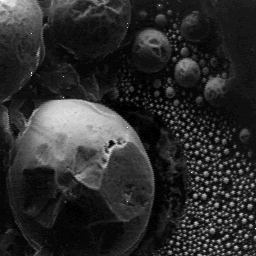
#> input picture Talleres/Taller 5/Punto 2/MEB.png, 256 x 256 px
$ jupyter execute punto2.ipynb
#> lines starting #> are read from the running program, lines starting #| are printed output that depends on the picture
[cell 1]
import cv2
import numpy as np
import matplotlib.pyplot as plt

meb = cv2.imread('MEB.png', cv2.IMREAD_GRAYSCALE)
#> meb is the input picture: shape (256, 256); min 0, max 255, mean 44.3
plt.imshow(meb, cmap='gray')
plt.show()

[cell 2]
from scipy.ndimage import morphological_gradient


mascara3x3 = np.array([[1, 1, 1],
                        [1, 1, 1],
                        [1, 1, 1]]) / 9

mgimage = morphological_gradient(meb, footprint=mascara3x3)
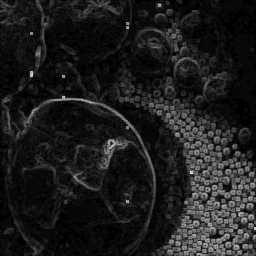
#> mgimage: shape (256, 256); min 0, max 225, mean 28.7
plt.imshow(mgimage, cmap='gray')
plt.show()

[cell 3]
from skimage.filters import sobel


meb_s = sobel(meb)
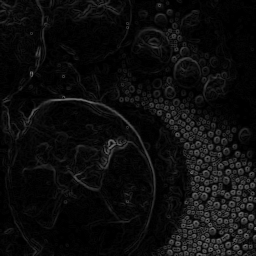
#> meb_s: shape (256, 256) float64; min 0, max 0.453, mean 0.0515

plt.imshow(meb_s, cmap='gray')
plt.show()

[cell 4]
from skimage import exposure

meb_s_eq = exposure.rescale_intensity(meb_s, in_range=(0,255), out_range=(50,100))
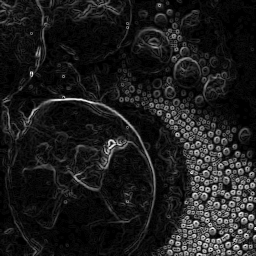
#> meb_s_eq: shape (256, 256) float64; min 50, max 50.09, mean 50; drawn with min black and max white
plt.imshow(meb_s_eq, cmap='gray')
plt.show()

hist_s = exposure.histogram(meb_s_eq)
plt.plot(hist_s[1], hist_s[0])
plt.show()
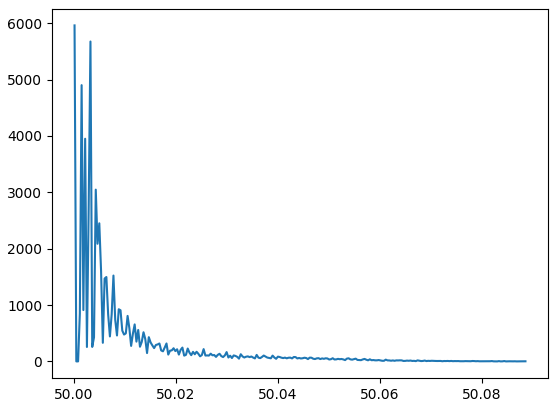
#> figure drawn by matplotlib, 1 panel; curve peaks at x = 50, y = 5961

mgimage_eq = exposure.rescale_intensity(mgimage, in_range=(0,255), out_range=(50,100))
plt.imshow(mgimage_eq, cmap='gray')
plt.show()

hist_mg = exposure.histogram(mgimage_eq)
plt.plot(hist_mg[1], hist_mg[0])
plt.show()
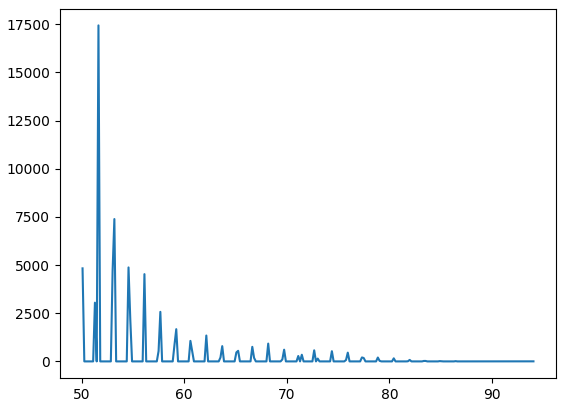
#> figure drawn by matplotlib, 1 panel; curve peaks at x = 51.64, y = 17443

# gradiente morfológico vs. norma del gradiente
Se puede evidenciar que el sobel detecta cambios de intensidad menores lo que hace que sus picos sean más continuos, y que el resultado de la imagén esté más suavisado. Por otro lado, el gradiente morfológico detecta cambios menos intensos, lo cual puede ser útil para reducir el ruido. Esto se evidencia en picos más separados entre sí y de mayor tamaño. Esto puede ser útil también para detectar bordes más gruesos.

[cell 5]
from skimage.morphology import dilation, erosion, opening, closing

eroded_manual = erosion(meb, footprint=mascara3x3)
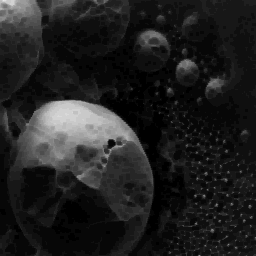
#> eroded_manual: shape (256, 256); min 0, max 232, mean 32.4
dilated_manual = dilation(meb, footprint=mascara3x3)
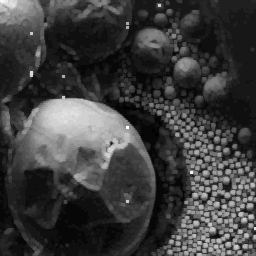
#> dilated_manual: shape (256, 256); min 0, max 255, mean 61.1

gradient_manual = dilated_manual - eroded_manual

plt.imshow(gradient_manual, cmap='gray')
plt.show()


gradient_manual_eq = exposure.rescale_intensity(gradient_manual, in_range=(0,255), out_range=(50,100))
plt.imshow(gradient_manual_eq, cmap='gray')
plt.show()

hist_gm = exposure.histogram(gradient_manual_eq)
plt.plot(hist_gm[1], hist_gm[0])
plt.show()
